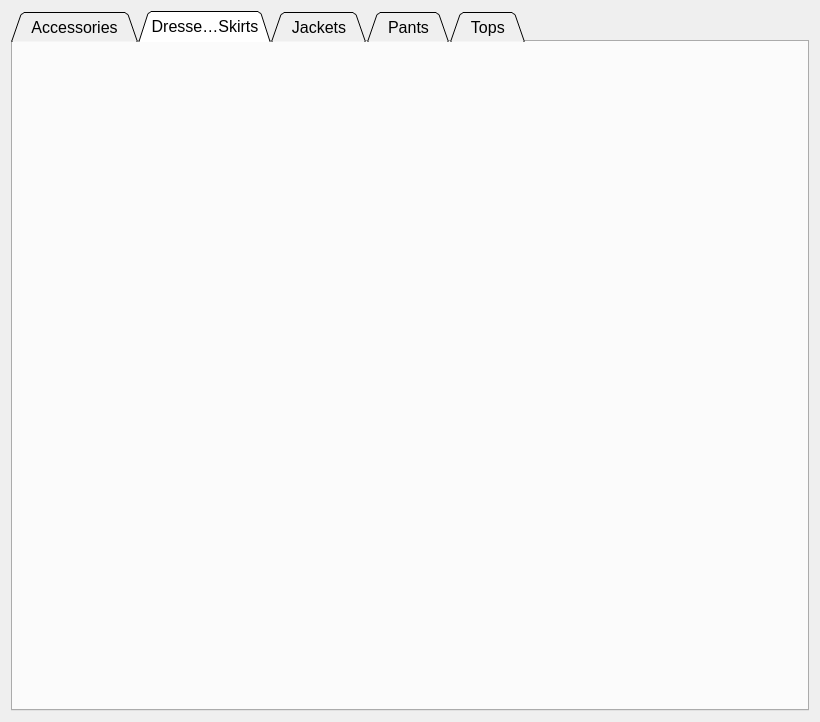
<?xml version="1.0" encoding="UTF-8"?>
<ui version="4.0">
 <class>Widget</class>
 <widget class="QWidget" name="Widget">
  <property name="geometry">
   <rect>
    <x>0</x>
    <y>0</y>
    <width>820</width>
    <height>722</height>
   </rect>
  </property>
  <property name="windowTitle">
   <string>Widget</string>
  </property>
  <layout class="QVBoxLayout" name="verticalLayout">
   <item>
    <widget class="QTabWidget" name="tabWidget">
     <property name="font">
      <font>
       <family>Arial</family>
       <pointsize>12</pointsize>
      </font>
     </property>
     <property name="tabPosition">
      <enum>QTabWidget::North</enum>
     </property>
     <property name="tabShape">
      <enum>QTabWidget::Triangular</enum>
     </property>
     <property name="currentIndex">
      <number>1</number>
     </property>
     <property name="iconSize">
      <size>
       <width>16</width>
       <height>16</height>
      </size>
     </property>
     <property name="elideMode">
      <enum>Qt::ElideMiddle</enum>
     </property>
     <property name="usesScrollButtons">
      <bool>false</bool>
     </property>
     <property name="tabsClosable">
      <bool>false</bool>
     </property>
     <property name="movable">
      <bool>false</bool>
     </property>
     <property name="tabBarAutoHide">
      <bool>false</bool>
     </property>
     <widget class="QWidget" name="tab1">
      <attribute name="title">
       <string>  Accessories  </string>
      </attribute>
     </widget>
     <widget class="QWidget" name="tab2">
      <attribute name="title">
       <string>Dresses &amp; Skirts</string>
      </attribute>
     </widget>
     <widget class="QWidget" name="tab3">
      <attribute name="title">
       <string>  Jackets  </string>
      </attribute>
     </widget>
     <widget class="QWidget" name="tab4">
      <attribute name="title">
       <string>  Pants  </string>
      </attribute>
     </widget>
     <widget class="QWidget" name="tab5">
      <attribute name="title">
       <string>  Tops  </string>
      </attribute>
     </widget>
    </widget>
   </item>
  </layout>
 </widget>
 <resources/>
 <connections/>
</ui>
